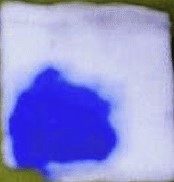
#> input picture 5ml10x10.jpg, 174 x 182 px, found by its file name
$ python opencv_test.py
#> lines starting #> are read from the running program, lines starting #| are printed output that depends on the picture; long printed decimals are rounded
import numpy as np
import cv2
import matplotlib.pyplot as plt


# [46 lines left out: functions conv_helper_color, convulution_color, alt_colors_spectrum, padding, not called in this run]

#Devuelve los bordes validos de la imagen

def painter(image):
    height, width, channels = image.shape
    output_image = image.copy()
    height, width, channels = output_image.shape
    gaze_px = 0
    px = 0
    #Verde y azul deben ser a lo mucho 160 en RGB
    for row in range(height):
        for col in range(width):
            r, g, b = output_image[row][col]
            if(g>9 and b>9 and r>240):
                output_image[row][col] = 0, 0, 0
                px += 1
            else:
                gaze_px += 1

    print("pixeles de la gaza")
    print(gaze_px)
    return output_image, gaze_px


def depurer(image, gaze_px):
    height, width, channels = image.shape
    output_image = image.copy()
    height, width, channels = output_image.shape
    blood_px = 0
    #Verde y azul deben ser a lo mucho 160 en RGB
    for row in range(height):
        for col in range(width):
            r, g, b = output_image[row][col]
            if(r>150 and g>170 and b>170):
                output_image[row][col] = 0, 0, 0
            elif(r == 0 and g == 0 and b == 0):
                continue
            else:
                blood_px += 1
    print("El porcentaje de sangre en la gaza es: ", blood_px/gaze_px)
    print("La gaza tiene: ", (blood_px/gaze_px)*30, "ml")
    return output_image

def reader(ruta):
    #Se lee la imagen
    imagen_gaza = cv2.imread(ruta, cv2.IMREAD_COLOR_RGB)
    #Le da color rojo a la sangre
    imagen_gaza = cv2.cvtColor(imagen_gaza, cv2.COLOR_BGR2RGB)

    #Se pinta lo que no es la gaza de negro
    depured, gaze_px = painter(imagen_gaza)

    #Se pinta lo que no es la sangre para establecer una relación
    depured = depurer(depured, gaze_px)
    #Se muestra la sangre detectada en la imagen como una ventana
    cv2.namedWindow("Ejemplo2", cv2.WINDOW_NORMAL)
    cv2.setWindowProperty("Ejemplo2", cv2.WND_PROP_FULLSCREEN, cv2.WINDOW_FULLSCREEN)
    cv2.imshow("Ejemplo2",depured)
    cv2.waitKey(0)
    return 0

# [4 lines left out: function map_red_value, not called in this run]

#In a 10x10 cm gaze, the maximum amount of blood acumulated is 30ml.
kernelBorders = np.array([
     [1, 1, 1],
     [-1, -4, -1],
     [1, 1, 1]
])


ruta1 = r"C:\Users\luisp\OneDrive\Documentos\Carrera\Semestre 4\SemanaTec\Hemomeasure\5ml10x10.jpg"
ruta2 = r"C:\Users\luisp\OneDrive\Documentos\Carrera\Semestre 4\SemanaTec\Hemomeasure\10ml10x10.jpg"
ruta3 = r"C:\Users\luisp\OneDrive\Documentos\Carrera\Semestre 4\SemanaTec\Hemomeasure\20ml10x10.jpg"
ruta4 = r"C:\Users\luisp\OneDrive\Documentos\Carrera\Semestre 4\SemanaTec\Hemomeasure\30ml10x10.jpg"


reader(ruta1)
#> in reader, imagen_gaza is the input picture: shape (182, 174, 3); mean B, G, R 215.9, 144.2, 143
#> after the loop in painter, `for row in range(height):`: gaze_px = 31668; px = 0
#| 31668
#> in reader, `depured, gaze_px = painter(imagen_gaza)`: gaze_px = 31668
#> after the loop in depurer, `for row in range(height):`:
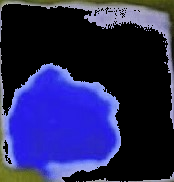
#> output_image: shape (182, 174, 3); mean R, G, B 37.9, 37.5, 90.3
#> after the loop in depurer, `for row in range(height):`: blood_px = 14618
#| El porcentaje de sangre en la gaza es:  0.4616
#| La gaza tiene:  13.848 ml
reader(ruta2)
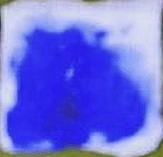
#> input picture 10ml10x10.jpg, 163 x 157 px, found by its file name
#> in reader, imagen_gaza is the input picture: shape (157, 163, 3); mean B, G, R 226.7, 111.8, 109.4
#| 25591
#> in reader (call 2), `depured, gaze_px = painter(imagen_gaza)`: gaze_px = 25591
#> call 2 of depurer, with gaze_px = 25591
#> after the loop in depurer (call 2), `for row in range(height):`:
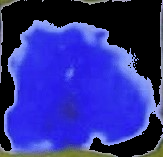
#> output_image: shape (157, 163, 3); mean R, G, B 45.7, 46.4, 148.3
#> after the loop in depurer (call 2), `for row in range(height):`: blood_px = 17121
#| El porcentaje de sangre en la gaza es:  0.669
#| La gaza tiene:  20.071 ml
reader(ruta3)
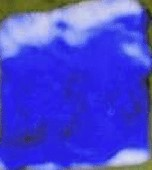
#> input picture 20ml10x10.jpg, 152 x 170 px, found by its file name
#> in reader, imagen_gaza is the input picture: shape (170, 152, 3); mean B, G, R 211.5, 70.4, 71.5
#| 25840
#> in reader (call 3), `depured, gaze_px = painter(imagen_gaza)`: gaze_px = 25840
#> call 3 of depurer, with gaze_px = 25840
#> after the loop in depurer (call 3), `for row in range(height):`:
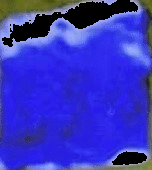
#> output_image: shape (170, 152, 3); mean R, G, B 54.6, 52.9, 189.4
#> after the loop in depurer (call 3), `for row in range(height):`: blood_px = 23437
#| El porcentaje de sangre en la gaza es:  0.907
#| La gaza tiene:  27.210 ml
reader(ruta4)
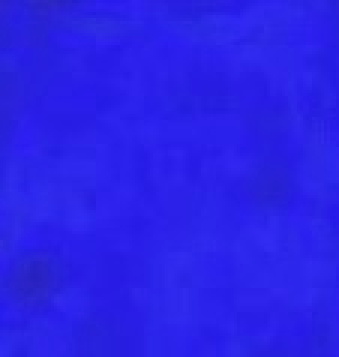
#> input picture 30ml10x10.jpg, 113 x 119 px, found by its file name (shown 3 times larger)
#> in reader, imagen_gaza is the input picture: shape (119, 113, 3); mean B, G, R 232.2, 33.7, 42.4
#| 13447
#> in reader (call 4), `depured, gaze_px = painter(imagen_gaza)`: gaze_px = 13447
#| El porcentaje de sangre en la gaza es:  1.0
#| La gaza tiene:  30.0 ml


"""
Comentario para la mañana, debes generar una matriz que evalue proporcionalmente el nivel de sangr en base a la
ausencia de rojo en lo que se detecte como sangre, necesitas que el depurer sea muy sensible, y reajustar la forma de calcular.
Ya casi queda ustedes pueden!
"""
